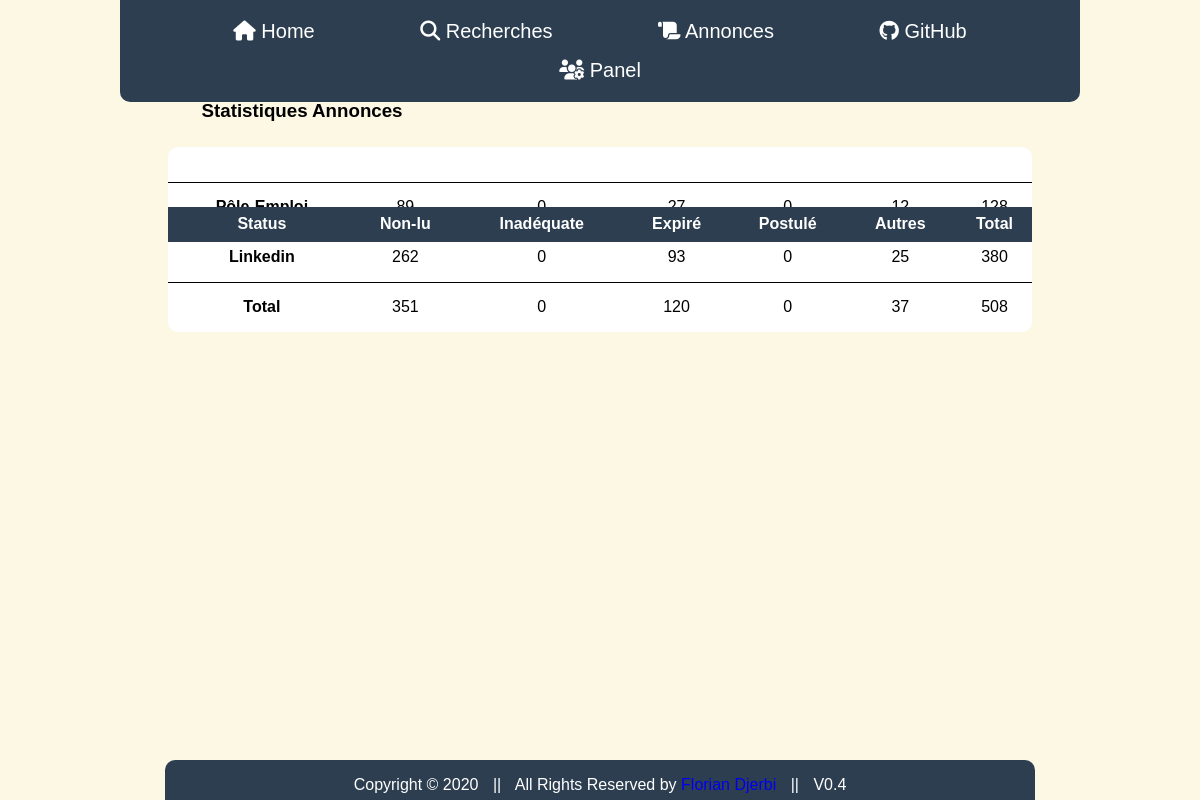
Before: / with the older database file.
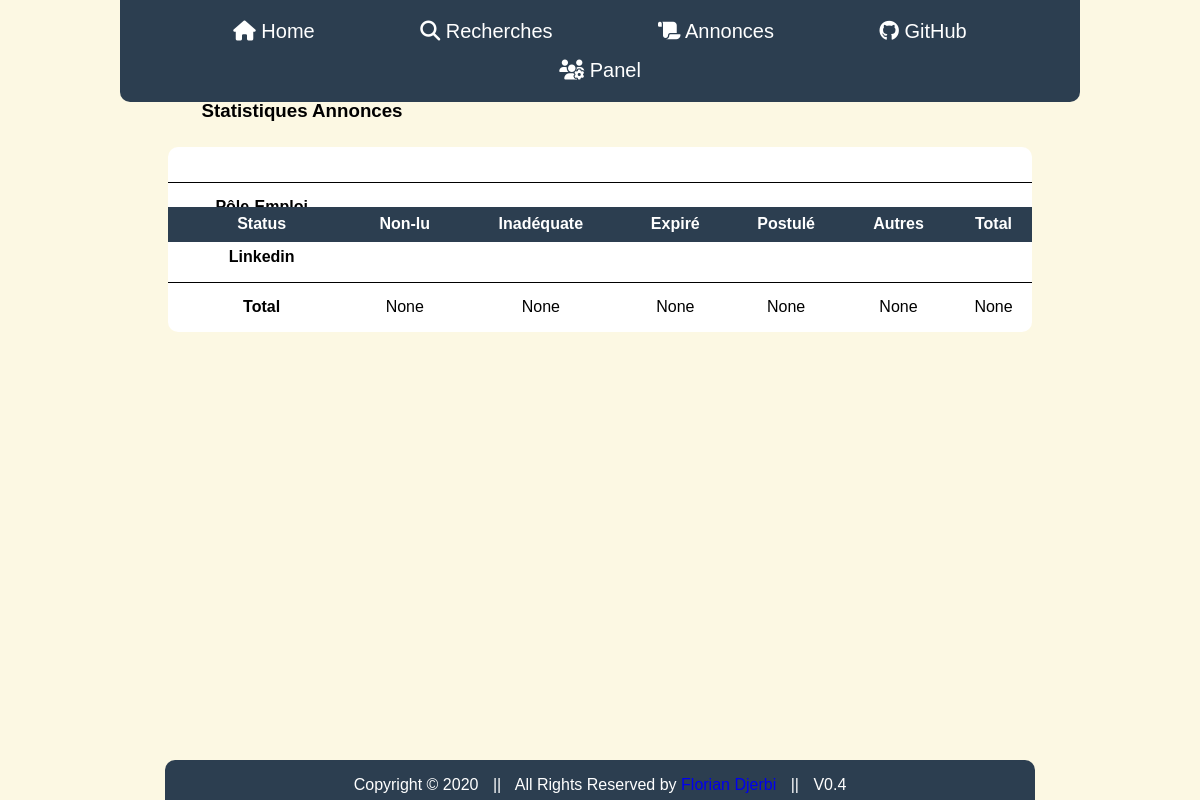
After: the same page with the newer database file.
### polls/models.py (models this page shows)
class Stat(models.Model):
    objects = None
    web = models.CharField("Site", max_length=255, null=True, unique=True)
    not_read = models.IntegerField("Non lue", default=0)
    applied = models.IntegerField("Postulé", default=0)
    inadequate = models.IntegerField("Inadéquate", default=0)
    expired = models.IntegerField("Expiré", default=0)
    other = models.IntegerField("Autres", default=0)
    total = models.IntegerField("Total", default=0)

### polls/views.py (the view)
# urls.py: path('', views.index, name='home'),
def index(request):
    all_stat = Stat.objects.all()
    total_stat = all_stat.aggregate(Sum('not_read'), Sum('applied'), Sum('inadequate'), Sum('expired'), Sum('other'), Sum('total'))
    context = {
        'all_stat': all_stat,
        'total_stat': total_stat,
    }
    return render(request, 'home.html', context)

### templates/home.html (shortened to what this page needs)
{% extends 'template.html' %}
{% block body %}
<div class="title">
    <h3> Statistiques Annonces</h3>
</div>
<div class="wrap-table100">
    <div class="table100">
        <table>
            <thead>
                <tr>
                    <th>Status</th>
                    <th>Non-lu</th>
                    <th>Inadéquate</th>
                    <th>Expiré</th>
                    <th>Postulé</th>
                    <th>Autres</th>
                   <th>Total</th>
                </tr>
            </thead>
            <tbody>
                <tr>
                    <th>Pôle-Emploi</th>
                    <td>{{ all_stat.1.not_read }}</td>
                    <td>{{ all_stat.1.inadequate }}</td>
                    <td>{{ all_stat.1.expired }}</td>
                    <td>{{ all_stat.1.applied }}</td>
                    <td>{{ all_stat.1.other }}</td>
                    <td>{{ all_stat.1.total }}</td>
                </tr>
                <tr>
                   <th>Linkedin</th>
                    <td>{{ all_stat.0.not_read }}</td>
                    <td>{{ all_stat.0.inadequate }}</td>
                    <td>{{ all_stat.0.expired }}</td>
                    <td>{{ all_stat.0.applied }}</td>
                    <td>{{ all_stat.0.other }}</td>
                    <td>{{ all_stat.0.total }}</td>
                </tr>
                <tr>
                    <th>Total</th>
                    <td>{{ total_stat.not_read__sum }}</td>
                    <td>{{ total_stat.inadequate__sum }}</td>
                    <td>{{ total_stat.expired__sum }}</td>
                    <td>{{ total_stat.applied__sum }}</td>
                    <td>{{ total_stat.other__sum }}</td>
                    <td>{{ total_stat.total__sum }}</td>
                </tr>
            </tbody>
        </table>
    </div>
</div>
{% endblock %}

Changed rows visible on the page:
removed Stat: not_read "89", inadequate "0", expired "27", applied "0", other "12", total "128"
removed Stat: not_read "262", inadequate "0", expired "93", applied "0", other "25", total "380"
Other visible differences:
{{ total_stat.not_read__sum }}: "351" → "None"
{{ total_stat.inadequate__sum }}: "0" → "None"
{{ total_stat.expired__sum }}: "120" → "None"
{{ total_stat.applied__sum }}: "0" → "None"
{{ total_stat.other__sum }}: "37" → "None"
{{ total_stat.total__sum }}: "508" → "None"
